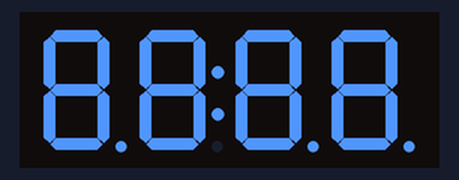
A sketch run on a simulated SparkFun Pro Micro, built with avr-gcc and run on an emulated ATmega32U4. Parts: 4-digit seven-segment display. What the sketch prints to the serial monitor is not drawn.

Above: at 0.3 s.
At 16.0 s:
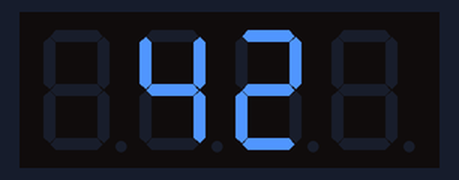
At 19.0 s:
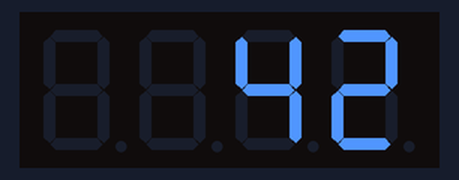
At 22.1 s:
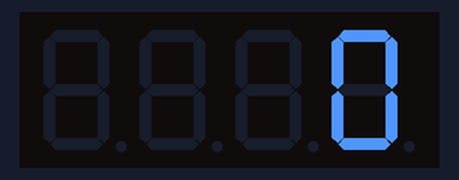
At 29.0 s:
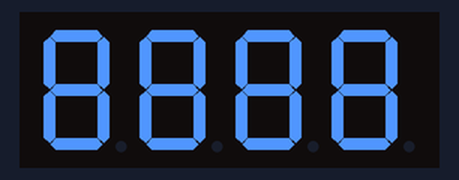
At 38.6 s:
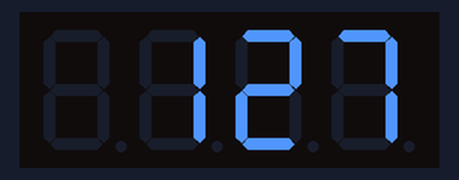

The sketch:

testTM1637.ino
```cpp
/*
 * TM1637 四位数码管测试
 *
 * 用途：单独验证数码管本身和它的接线，不涉及压力传感器和开关。
 * 四个测试项循环执行，全程在串口打印当前在测什么（波特率 115200）。
 *
 * 接线（与主板一致，见 README 的引脚对照表）
 *   CLK -> D2
 *   DIO -> D3
 *   VCC -> 5V
 *   GND -> GND
 *
 * 故障对照
 *   完全黑屏            -> 先查 VCC / GND；再确认 CLK 和 DIO 都接上了
 *   只亮一部分位/段     -> 数码管模块本身损坏
 *   乱码、闪烁、跳字    -> CLK 与 DIO 接反（最常见的一种）
 *   亮度忽明忽暗        -> 供电不足，给模块 VCC 就近加 100nF 去耦
 *   串口一片空白        -> 波特率不是 115200，或者 COM 口选错
 */

#include <TM1637Display.h>

// ==================== 接线 ====================
#define CLK_PIN   2
#define DIO_PIN   3

// ==================== 节奏 ====================
const unsigned long HOLD_MS = 1500;   // 每项测试停留时间
const unsigned long STEP_MS = 300;    // 单项内每步的间隔

// ==================== 全局 ====================
TM1637Display display(CLK_PIN, DIO_PIN);

// 四位全段点亮用的段码（0xff = 该位所有段都亮）
const uint8_t ALL_ON[4] = { 0xff, 0xff, 0xff, 0xff };

// ==================== 初始化 ====================
void setup() {
  Serial.begin(115200);
  // Pro Micro 的串口是 USB CDC。等终端连上来，但最多等 3 秒，
  // 否则没打开串口监视器时会永远卡在这里。
  while (!Serial && millis() < 3000) { }

  Serial.println(F("=== TM1637 数码管测试 ==="));
  Serial.print(F("CLK = D")); Serial.print(CLK_PIN);
  Serial.print(F("    DIO = D")); Serial.println(DIO_PIN);
  Serial.println();

  display.setBrightness(7);
  display.clear();
  delay(200);
}

// ==================== 主循环 ====================
void loop() {
  testAllSegments();
  testBrightness();
  testCountUp();
  testFirmwareStyle();

  Serial.println(F("--- 一轮结束，从头再来 ---"));
  Serial.println();
}

// ==================== 1. 全段点亮 ====================
// 确认模块没坏、每一位都能亮，顺便确认位序
void testAllSegments() {
  Serial.println(F("[1/4] 全段点亮"));
  display.setBrightness(7);

  display.setSegments(ALL_ON, 4, 0);
  Serial.println(F("      四位全亮 8.8.8.8"));
  Serial.println(F("      如果有某一段不亮，记下是第几位、哪一段"));
  delay(HOLD_MS);

  // 逐位单独点亮：从左到右依次是第 1、2、3、4 位
  for (uint8_t pos = 0; pos < 4; pos++) {
    uint8_t one[4] = { 0, 0, 0, 0 };
    one[pos] = 0xff;
    display.setSegments(one, 4, 0);
    Serial.print(F("      只亮第 ")); Serial.print(pos + 1); Serial.println(F(" 位（从左数）"));
    delay(STEP_MS * 2);
  }

  display.clear();
  delay(200);
}

// ==================== 2. 亮度扫描 ====================
// 0 最暗、7 最亮。TM1637 的亮度 0 不是关屏，是 1/16 占空比，仍然可见
void testBrightness() {
  Serial.println(F("[2/4] 亮度 0 → 7（0 最暗，7 最亮）"));
  display.showNumberDec(8888, false, 4, 0);

  for (uint8_t b = 0; b <= 7; b++) {
    display.setBrightness(b);
    Serial.print(F("      亮度 ")); Serial.println(b);
    delay(STEP_MS * 2);
  }

  display.setBrightness(7);
  display.clear();
  delay(200);
}

// ==================== 3. 计数 0 → 127 ====================
// 127 是 MIDI CC 的最大值，正好覆盖实际会用到的整个范围
void testCountUp() {
  Serial.println(F("[3/4] 计数 0 → 127（MIDI CC 的值域）"));
  display.setBrightness(7);

  for (int v = 0; v <= 127; v++) {
    display.showNumberDec(v, false, 4, 0);
    delay(15);
  }

  delay(HOLD_MS);
  display.clear();
  delay(200);
}

// ==================== 4. 两种调用方式对比 ====================
// LnWSBreathController.ino 里用的是 length=3、pos=0，
// 也就是只写前三位，最右边那一位从头到尾没被写过。
// 这里把两种写法并排演示一下，差别一眼可见。
void testFirmwareStyle() {
  const int demo = 42;

  Serial.println(F("[4/4] 对比两种调用方式，看最右边那一位"));

  // --- 主固件当前用法 ---
  Serial.println(F("      (a) showNumberDec(42, false, 3, 0)  <- 固件现在的写法"));
  Serial.println(F("          只写前三位，第 4 位保持空白"));
  display.clear();
  display.setBrightness(7);
  display.showNumberDec(demo, false, 3, 0);
  delay(HOLD_MS * 2);

  // --- 四位右对齐 ---
  Serial.println(F("      (b) showNumberDec(42, false, 4, 0)  <- 占满四位、右对齐"));
  display.clear();
  display.showNumberDec(demo, false, 4, 0);
  delay(HOLD_MS * 2);

  // --- 边界值也过一眼 ---
  display.clear();
  Serial.println(F("      (b) 在边界值 0 / 127 上的表现"));
  display.showNumberDec(0, false, 4, 0);
  delay(STEP_MS * 3);
  display.showNumberDec(127, false, 4, 0);
  delay(HOLD_MS);

  display.clear();
  delay(200);
}
```

Measured:
- what the display in image 0 shows lasts 1.5 s, from 0.3 s to 1.8 s
- what the display in image 1 shows lasts 3.1 s, from 15.9 s to 19.0 s
- what the display in image 3 shows lasts 0.9 s, from 22.0 s to 22.9 s
- what the display in image 4 shows lasts 4.8 s, from 28.9 s to 33.7 s
